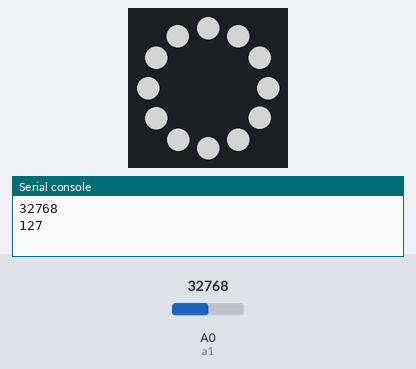
Bench run of a program on a simulated CircuitPython board. On the bench: 12 RGB LEDs in a ring, first at the top, clockwise, the last lines printed to the serial console. The inputs (shaded band) are chosen by the test bench; at power-on: A0 (a1) = 32768 (analog values on the 0–65535 scale). Dim RGB values are drawn brighter than linear.

Above: at 1.2 s.
1.3 s: A0 (a1) set to 0
At 2.3 s:
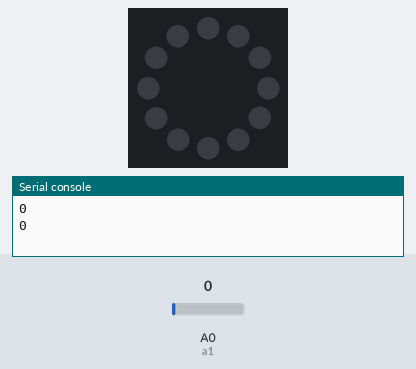
2.8 s: A0 (a1) set to 7864
At 3.9 s:
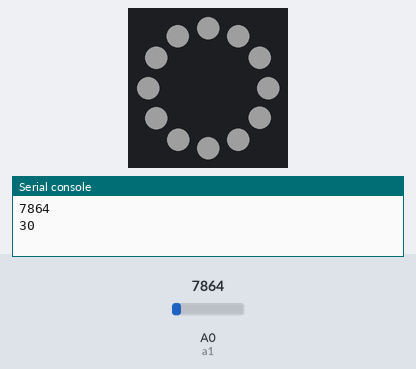
4.3 s: A0 (a1) set to 19660
Timing chart, 0 to 7.3 s (numbered marks = the images above; inputs shaded):
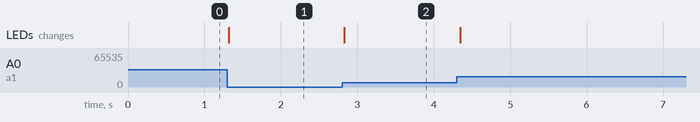

Measured:
- after the input at 1.3 s, the LEDs: change at once (image 1)
- after the input at 2.8 s, the LEDs: change at once (image 2)

The program:

map_range___from_simpleio.py
```python
## Setup Block ##
import time
import board
from digitalio import DigitalInOut, Pull
import neopixel
import analogio
from simpleio import map_range

# declare a analogio object on board.A0
a1 = analogio.AnalogIn(board.A0)

# create a neopixel object for the 12 pixel RGBW ring
pixel_ring = neopixel.NeoPixel(board.D13, 12, bpp=4)
# for the RGBW ring the parameter bpp=4 must be set!
# this stands for Bytes Per Pixel and the fourth byte is WHITE

# for RGBW neopixels we can only set the colors using Tuples
# this block of code will setup colors as Tuples (RED, GREEN, BLUE, WHITE)
WHITE = (0, 0, 0, 255)

pixel_ring.fill(WHITE)

# loop forever
while True:
    ## Input Block ##
    # gather input values as an integer
    a1_read = a1.value
    print(a1_read)

    ## Calculation Block ##
    scaled_color = int(map_range(a1_read, 0, 65535, 0, 255))
    print(scaled_color)

    color = (0, 0, 0, scaled_color)

    ## Output Block ##
    pixel_ring.fill(color)
    print() # a space to visualize each loop

    # sleep to see changes in the serial monitor
    time.sleep(0.1)
```
